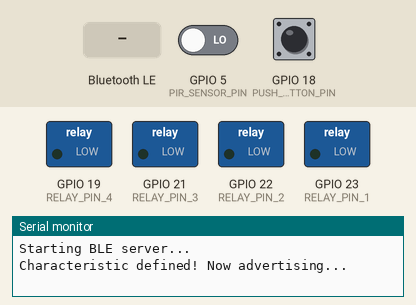
This sketch was run on a simulated ESP32. Shown: switched loads named in the sketch (green lamp = pin HIGH), the last lines printed to the serial monitor. The inputs (shaded band) are chosen by the test bench; at power-on: GPIO 5 (PIR_SENSOR_PIN) LOW, GPIO 18 (PUSH_BUTTON_PIN) HIGH. Nothing arrives over Bluetooth unless stated; a phone connects over Bluetooth LE 3 s after start.

Above: at 1.2 s.
1.3 s: GPIO 5 (PIR_SENSOR_PIN) driven HIGH
At 2.1 s:
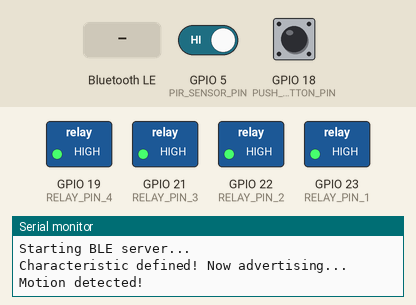
2.8 s: GPIO 18 (PUSH_BUTTON_PIN) pulled LOW for 0.15 s
4.5 s: Bluetooth LE write "1" received
6.0 s: GPIO 18 (PUSH_BUTTON_PIN) pulled LOW for 1 s
At 6.4 s:
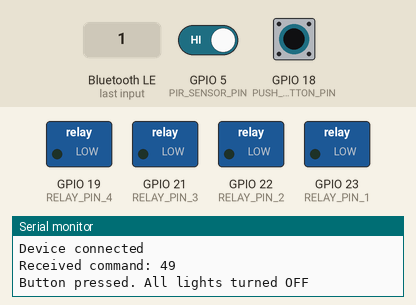
8.5 s: GPIO 18 (PUSH_BUTTON_PIN) pulled LOW for 3.2 s
At 9.4 s:
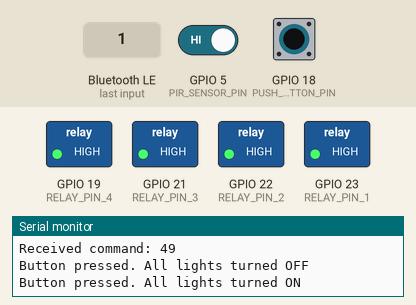
Timing chart, 0 to 11.5 s (numbered marks = the images above; inputs shaded):
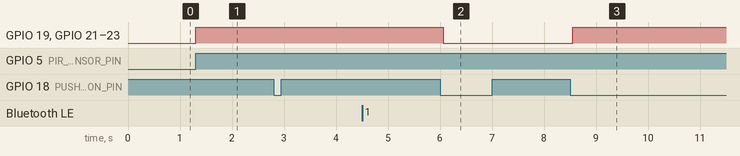

The sketch:

Lalisa_ESP32_Control.ino
```cpp
/*
 *  LALISA HOME CONTROL - ESP32 FIRMWARE
 *
 *  Deskripsi:
 *  Kode ini mengubah ESP32 menjadi server Bluetooth Low Energy (BLE) untuk
 *  mengontrol 4 buah lampu. Bisa dikontrol melalui aplikasi web atau
 *  secara fisik melalui push button dan sensor gerak PIR.
 *
 *  Fungsionalitas:
 *  1. BLE Control: Menerima perintah (byte 1-4) dari web app untuk menyalakan/mematikan lampu secara individual.
 *  2. Push Button: Satu tombol fisik untuk menyalakan/mematikan semua lampu secara bersamaan.
 *  3. PIR Sensor: Sensor gerak yang akan menyalakan semua lampu jika ada gerakan,
 *     dan mematikannya setelah 1 menit tidak ada gerakan.
 *
 *  Dibuat untuk project Firebase Studio.
 *  Pastikan Anda telah menginstal library "BLE" untuk ESP32 di Arduino IDE Anda.
 *  (Tools -> Manage Libraries... -> cari "ESP32 BLE Arduino")
*/

#include <BLEDevice.h>
#include <BLEServer.h>
#include <BLEUtils.h>
#include <BLE2902.h>

// -- KONFIGURASI PIN --
// Ubah pin ini sesuai dengan koneksi hardware Anda
#define RELAY_PIN_1 23 // Lampu Ruang Tamu
#define RELAY_PIN_2 22 // Lampu Kamar Mandi
#define RELAY_PIN_3 21 // Lampu Ruang Dapur
#define RELAY_PIN_4 19 // Lampu Teras
#define PUSH_BUTTON_PIN 18 // Tombol fisik
#define PIR_SENSOR_PIN 5   // Sensor Gerak (PIR)

// -- KONFIGURASI BLUETOOTH --
// UUID ini HARUS SAMA dengan yang ada di aplikasi web
#define SERVICE_UUID        "4fafc201-1fb5-459e-8fcc-c5c9c331914b"
#define CHARACTERISTIC_UUID "beb5483e-36e1-4688-b7f5-ea07361b26a8"

// Variabel Global
BLECharacteristic *pCharacteristic;
bool deviceConnected = false;

// State untuk setiap lampu (relay)
bool lightStates[4] = {false, false, false, false};

// Variabel untuk Push Button (dengan debouncing)
int buttonState;
int lastButtonState = HIGH;
unsigned long lastDebounceTime = 0;
unsigned long debounceDelay = 50;
bool allLightsOn = false;

// Variabel untuk Sensor Gerak (PIR)
volatile bool motionDetected = false;
unsigned long lastMotionTime = 0;
const unsigned long motionTimeout = 60000; // 60 detik (1 menit)

// Fungsi untuk mengupdate semua lampu berdasarkan state
void updateAllLights() {
  digitalWrite(RELAY_PIN_1, lightStates[0] ? HIGH : LOW);
  digitalWrite(RELAY_PIN_2, lightStates[1] ? HIGH : LOW);
  digitalWrite(RELAY_PIN_3, lightStates[2] ? HIGH : LOW);
  digitalWrite(RELAY_PIN_4, lightStates[3] ? HIGH : LOW);
}

// Fungsi untuk menyalakan/mematikan semua lampu
void setAllLights(bool turnOn) {
  for (int i = 0; i < 4; i++) {
    lightStates[i] = turnOn;
  }
  updateAllLights();
}

// Callback untuk server connection status
class MyServerCallbacks: public BLEServerCallbacks {
    void onConnect(BLEServer* pServer) {
      deviceConnected = true;
      Serial.println("Device connected");
    }

    void onDisconnect(BLEServer* pServer) {
      deviceConnected = false;
      Serial.println("Device disconnected");
      // Mulai ulang advertising agar bisa ditemukan lagi
      pServer->startAdvertising();
    }
};

// Callback untuk menerima data dari client (web app)
class MyCallbacks: public BLECharacteristicCallbacks {
    void onWrite(BLECharacteristic *pCharacteristic) {
      std::string value = pCharacteristic->getValue();

      if (value.length() > 0) {
        int command = value[0];
        Serial.print("Received command: ");
        Serial.println(command);

        if (command >= 1 && command <= 4) {
          int lightIndex = command - 1;
          lightStates[lightIndex] = !lightStates[lightIndex];
          updateAllLights();
          Serial.printf("Toggled Light %d. New state: %s\n", command, lightStates[lightIndex] ? "ON" : "OFF");
        }
      }
    }
};

void setup() {
  Serial.begin(115200);

  // Inisialisasi pin relay sebagai output
  pinMode(RELAY_PIN_1, OUTPUT);
  pinMode(RELAY_PIN_2, OUTPUT);
  pinMode(RELAY_PIN_3, OUTPUT);
  pinMode(RELAY_PIN_4, OUTPUT);

  // Inisialisasi pin tombol & sensor sebagai input
  pinMode(PUSH_BUTTON_PIN, INPUT_PULLUP);
  pinMode(PIR_SENSOR_PIN, INPUT);

  // Set semua lampu mati pada awalnya
  setAllLights(false);

  // --- Setup BLE ---
  Serial.println("Starting BLE server...");
  BLEDevice::init("Lisa Home Control (ESP32)"); // Nama device BLE
  BLEServer *pServer = BLEDevice::createServer();
  pServer->setCallbacks(new MyServerCallbacks());

  BLEService *pService = pServer->createService(SERVICE_UUID);

  pCharacteristic = pService->createCharacteristic(
                      CHARACTERISTIC_UUID,
                      BLECharacteristic::PROPERTY_WRITE
                    );
  pCharacteristic->setCallbacks(new MyCallbacks());

  pService->start();

  BLEAdvertising *pAdvertising = BLEDevice::getAdvertising();
  pAdvertising->addServiceUUID(SERVICE_UUID);
  pAdvertising->setScanResponse(true);
  pAdvertising->setMinPreferred(0x06);
  pAdvertising->setMinPreferred(0x12);

  BLEDevice::startAdvertising();
  Serial.println("Characteristic defined! Now advertising...");
}

void loop() {
  // --- Logika Push Button ---
  int reading = digitalRead(PUSH_BUTTON_PIN);
  if (reading != lastButtonState) {
    lastDebounceTime = millis();
  }
  if ((millis() - lastDebounceTime) > debounceDelay) {
    if (reading != buttonState) {
      buttonState = reading;
      if (buttonState == LOW) { // Tombol ditekan
        allLightsOn = !allLightsOn;
        setAllLights(allLightsOn);
        Serial.printf("Button pressed. All lights turned %s\n", allLightsOn ? "ON" : "OFF");
      }
    }
  }
  lastButtonState = reading;

  // --- Logika Sensor Gerak (PIR) ---
  if (digitalRead(PIR_SENSOR_PIN) == HIGH) {
    if (!motionDetected) {
      Serial.println("Motion detected!");
      setAllLights(true); // Nyalakan semua lampu
      motionDetected = true;
    }
    lastMotionTime = millis(); // Reset timer setiap ada gerakan
  } else {
    motionDetected = false;
  }

  // Jika tidak ada gerakan selama durasi timeout, matikan lampu
  if (!motionDetected && (millis() - lastMotionTime > motionTimeout)) {
    // Cek apakah lampu menyala karena sensor, jika iya, matikan
    // Kita cek apakah semua lampu menyala (kondisi saat sensor aktif)
    bool areAllLightsOnBySensor = lightStates[0] && lightStates[1] && lightStates[2] && lightStates[3];
    if(areAllLightsOnBySensor) {
        Serial.println("Motion timeout. Turning all lights OFF.");
        setAllLights(false);
    }
    // Reset timer agar tidak terus menerus mematikan lampu
    lastMotionTime = millis();
  }

  // Delay kecil untuk stabilitas
  delay(10);
}
```

Measured:
- after the input at 1.3 s, GPIO 19 (RELAY_PIN_4), GPIO 21 (RELAY_PIN_3), GPIO 22 (RELAY_PIN_2), GPIO 23 (RELAY_PIN_1): LOW → HIGH at once
- after the input at 6.0 s, GPIO 19 (RELAY_PIN_4), GPIO 21 (RELAY_PIN_3), GPIO 22 (RELAY_PIN_2), GPIO 23 (RELAY_PIN_1): HIGH → LOW after 0.06 s
- after the input at 8.5 s, GPIO 19 (RELAY_PIN_4), GPIO 21 (RELAY_PIN_3), GPIO 22 (RELAY_PIN_2), GPIO 23 (RELAY_PIN_1): LOW → HIGH after 0.06 s
